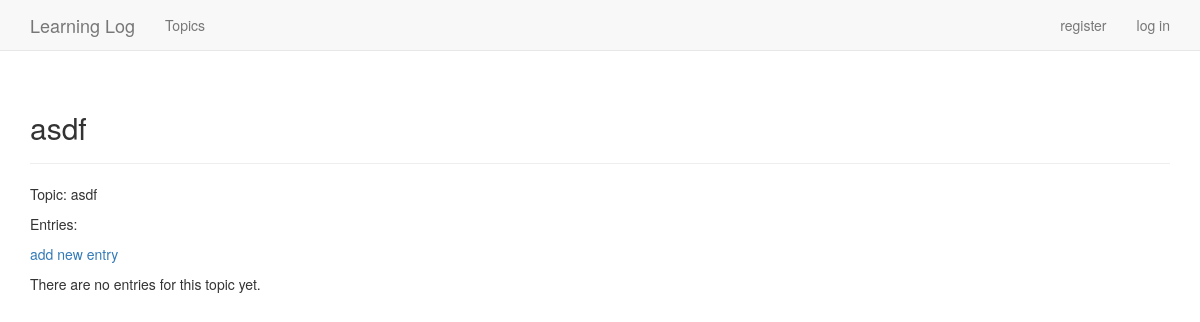
The app's page /topics/8/ (signed in), older data.
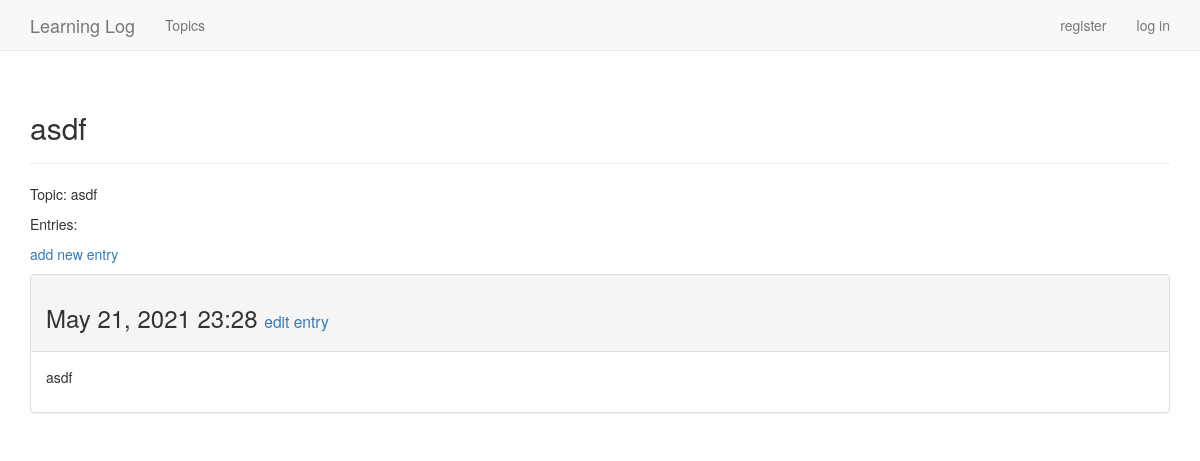
The same page, newer data.
### learning_logs/models.py (models this page shows, shortened)
class Topic(models.Model):
  text = models.CharField(max_length=200)
  date_added = models.DateTimeField(auto_now_add=True)
  owner = models.ForeignKey(User, on_delete=models.CASCADE)
  def __str__(self):
    return self.text

class Entry(models.Model):
  topic = models.ForeignKey(Topic, on_delete=models.CASCADE)
  text = models.TextField()
  date_added = models.DateTimeField(auto_now_add=True)
  class Meta:
    verbose_name_plural = 'entries'

### learning_logs/views.py (the view)
# urls.py: url(r'^topics/(?P<topic_id>\d+)/$', views.topic, name='topic'),
@login_required
def topic(request, topic_id):
  topic = Topic.objects.get(id=topic_id)
  if topic.owner != request.user:
    raise Http404
  entries = topic.entry_set.order_by('-date_added')
  context = {'topic': topic, 'entries': entries}
  return render(request, 'learning_logs/topic.html', context)

### learning_logs/templates/learning_logs/topic.html
{% extends 'learning_logs/base.html' %}
{% block header %}
  <h2>{{ topic }}</h2>
{% endblock header %}
{% block content %}
<p>Topic: {{ topic }}</p>
<p>Entries:</p>
<p>
  <a href="{% url 'learning_logs:new_entry' topic.id %}">add new entry</a>
</p>
{% for entry in entries %}
  <div class="panel panel-default">
    <div class="panel-heading">
      <h3>
        {{ entry.date_added|date:'M d, Y H:i' }}
          <small>
            <a href="{% url 'learning_logs:edit_entry' entry.id %}">edit entry</a>
          </small>
      </h3>
    </div>
    <div class="panel-body">
      {{ entry.text|linebreaks }}
    </div>
  </div>
{% empty %}
    There are no entries for this topic yet.
{% endfor %}
{% endblock content %}

### learning_logs/templates/learning_logs/base.html (shortened to what this page needs)
{% load bootstrap3 %}
<!DOCTYPE html>
<html lang="en">
<head>
  {% bootstrap_css %}
</head>
<body>
    <nav class="navbar navbar-default navbar-static-top">
      <div class="container">
        <div class="navbar-header">
          <a class="navbar-brand" href="{% url 'learning_logs:index' %}">Learning Log</a>
        </div>
        <div id="navbar" class="navbar-collapse collapse">
          <ul class="nav navbar-nav">
            <li><a href="{% url 'learning_logs:topics' %}">Topics</a></li>
          </ul>
          <ul class="nav navbar-nav navbar-right">
            {% if user.is_autenticated %}
              <li><a>Hello, {{ user.username }}.</a></li>
              <li><a href="{% url 'users:logout' %}">log out</a></li>
            {% else %}
              <li><a href="{% url 'users:register' %}">register</a></li>
              <li><a href="{% url 'users:login' %}">log in</a></li>
            {% endif %}
          </ul>
        </div>
      </div>
      </nav>
      <div class="container">
        <div class="page-header">
          {% block header %}{% endblock header%}
        </div>
        <div>
          {% block content %}{% endblock content %}
        </div>
      </div>
</body>
</html>

Row changes from the older to the newer data that the page shows:
added Entry: date_added "May 21, 2021 23:28", text "asdf"
Text that changed along with them:
text no longer shown: "There are no entries for this topic yet."
